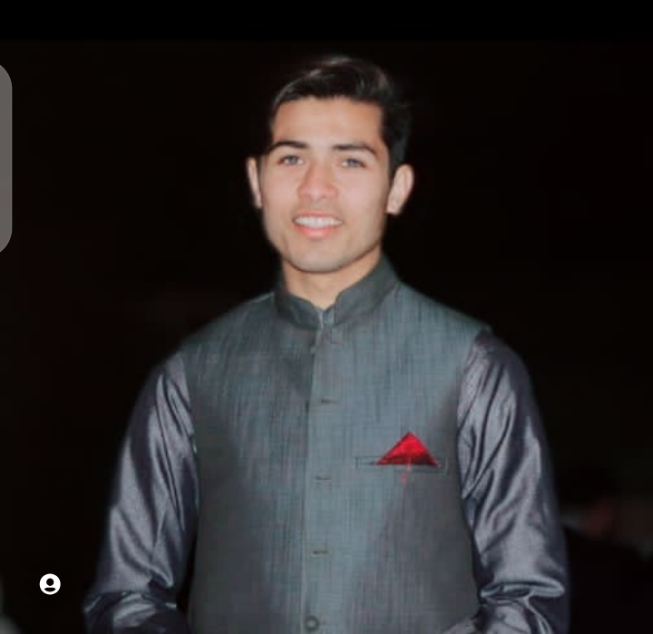
#> input picture image processing with python/opencv/image/maazkhan.jpg, 653 x 634 px, found by its file name
$ python program.py
#> lines starting #> are read from the running program, lines starting #| are printed output that depends on the picture
import cv2

# Load the grayscale image
img_gray = cv2.imread('maazkhan.jpg', cv2.IMREAD_GRAYSCALE)
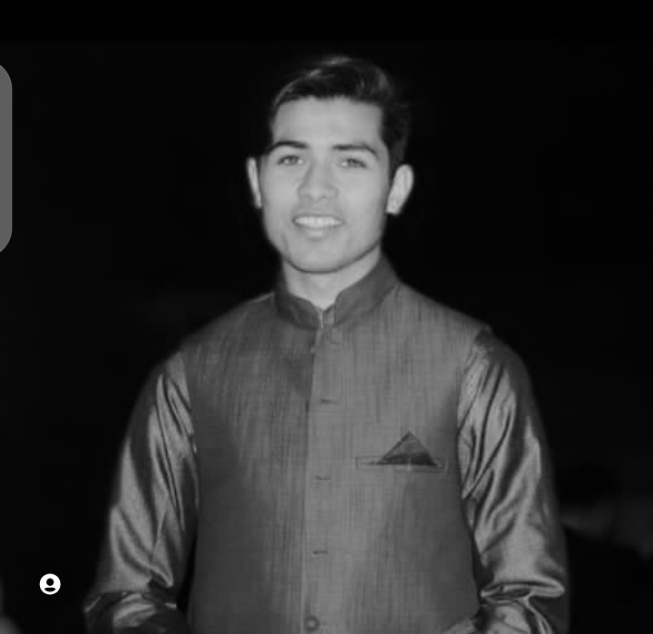
#> img_gray: shape (634, 653); min 0, max 255, mean 41.2

# Convert the grayscale image to color using cv2.cvtColor()
img_color = cv2.cvtColor(img_gray, cv2.COLOR_GRAY2BGR)

# Display the color image
cv2.imshow('Color Image', img_color)
cv2.waitKey(0)
cv2.destroyAllWindows()
